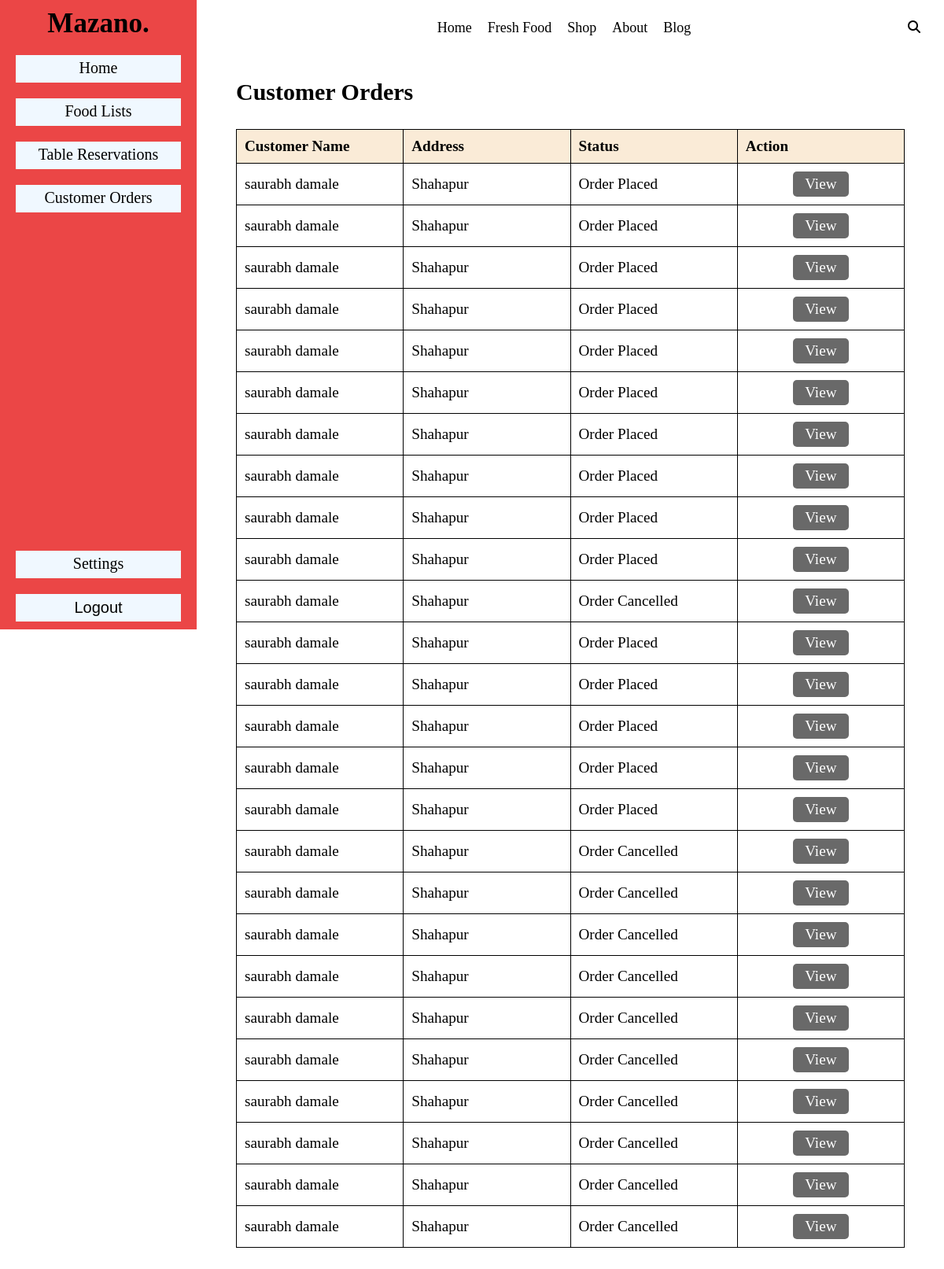
/roles/customers_orders.php (signed in), run on the app's committed database.
### tables this page shows
CREATE TABLE `customer_order` (
  `id` int(11) NOT NULL,
  `user_id` int(10) NOT NULL,
  `food_id` int(10) NOT NULL,
  `quantity` int(10) NOT NULL,
  `total_price` int(10) NOT NULL,
  `status` int(11) DEFAULT NULL,
  `order_cancelled` int(11) NOT NULL DEFAULT 0
);

CREATE TABLE `users_personal_info` (
  `id` int(11) NOT NULL,
  `user_id` int(11) NOT NULL,
  `fname` varchar(30) NOT NULL,
  `lname` varchar(30) NOT NULL,
  `m_no` varchar(10) NOT NULL
);

### roles/customers_orders.php (the view, shortened to what this page needs)
<?php
include("./header.php");
$c_orders_query = "SELECT * FROM `customer_order` ORDER BY id DESC";
$c_orders = mysqli_query($conn, $c_orders_query);
?>
<section class="main-section">
    <div class="title">
        <span>
            Customer Orders
        </span>
    </div>
    <div class="table-details">
        <table>
            <thead>
                <tr>
                    <td>Customer Name</td>
                    <td>Address</td>
                    <td>Status</td>
                    <td>Action</td>
                </tr>
            </thead>
            <tbody>
                <?php
                if (mysqli_num_rows($c_orders) > 0) :
                    while ($data = mysqli_fetch_assoc($c_orders)) :
                        $u_query = "SELECT * FROM users_personal_info WHERE user_id = {$data['user_id']}";
                        $u = mysqli_query($conn, $u_query);
                        $u_data = mysqli_fetch_assoc($u);
                ?>
                        <tr>
                            <td><?= $u_data['fname'] . " " . $u_data['lname'] ?></td>
                            <td>Shahapur</td>
                            <td>
                                <?php if (!$data['order_cancelled']) : ?>
                                    <div class="<?= $data['status'] ? 'ordered' : 'cancelled' ?>">
                                        <?php echo $data['status'] == 1 ? "Order Placed" : "Pending" ?>
                                    </div>
                                <?php else : ?>
                                    <div class="cancelled">
                                        Order Cancelled
                                    </div>
                                <?php endif; ?>
                            </td>
                            <td class="actions">
                                <div>
                                    <div class="view-order" data-orderid="<?= $data['id'] ?>">View</div>
                                </div>
                            </td>
                        </tr>
                    <?php endwhile; ?>
                <?php else : ?>
                    <tr>
                        <td colspan="4" style="text-align: center">No Orders Yet.</td>
                    </tr>
                <?php endif; ?>
            </tbody>
        </table>
    </div>
</section>
</section>
</main>
</body>
</html>

### css/staff_customers_orders.css (style rules this page uses)
* { padding: 0; margin: 0; box-sizing: border-box; }
body { --background-color: #000; --pure-background: #000; --color: #fff; --scroll-color: #a3a3a3; font-size: 16px; overflow-x: hidden; scroll-behavior: smooth; }
.main-section { padding: 30px 50px; overflow-y: scroll; margin-left: 250px; }
.main-section .title { display: flex; justify-content: space-between; align-items: center; font-size: 30px; font-weight: 600; }
.table-details { padding: 30px 0; }
table { width: 100%; border-collapse: collapse; }
table thead tr { background-color: antiquewhite; }
table thead td { font-size: 20px; font-weight: 600; }
table tr td { border: 1px solid black; padding: 10px; width: 200px; font-size: 1.2rem; }
table tbody .actions > div { display: flex; justify-content: space-around; align-items: center; }
table tbody .actions > div > div { background-color: rgb(105, 105, 105); padding: 5px 15px; border-radius: 5px; color: white; cursor: pointer; }

### data on the page
customer_order: users_personal_info.fname "saurabh", users_personal_info.lname "damale", order_cancelled "Order Placed"
customer_order: users_personal_info.fname "saurabh", users_personal_info.lname "damale", order_cancelled "Order Placed"
customer_order: users_personal_info.fname "saurabh", users_personal_info.lname "damale", order_cancelled "Order Placed"
customer_order: users_personal_info.fname "saurabh", users_personal_info.lname "damale", order_cancelled "Order Placed"
customer_order: users_personal_info.fname "saurabh", users_personal_info.lname "damale", order_cancelled "Order Placed"
customer_order: users_personal_info.fname "saurabh", users_personal_info.lname "damale", order_cancelled "Order Placed"
customer_order: users_personal_info.fname "saurabh", users_personal_info.lname "damale", order_cancelled "Order Placed"
customer_order: users_personal_info.fname "saurabh", users_personal_info.lname "damale", order_cancelled "Order Placed"
customer_order: users_personal_info.fname "saurabh", users_personal_info.lname "damale", order_cancelled "Order Placed"
customer_order: users_personal_info.fname "saurabh", users_personal_info.lname "damale", order_cancelled "Order Placed"
customer_order: users_personal_info.fname "saurabh", users_personal_info.lname "damale", order_cancelled "Order Cancelled"
customer_order: users_personal_info.fname "saurabh", users_personal_info.lname "damale", order_cancelled "Order Placed"
customer_order: users_personal_info.fname "saurabh", users_personal_info.lname "damale", order_cancelled "Order Placed"
customer_order: users_personal_info.fname "saurabh", users_personal_info.lname "damale", order_cancelled "Order Placed"
customer_order: users_personal_info.fname "saurabh", users_personal_info.lname "damale", order_cancelled "Order Placed"
customer_order: users_personal_info.fname "saurabh", users_personal_info.lname "damale", order_cancelled "Order Placed"
customer_order: users_personal_info.fname "saurabh", users_personal_info.lname "damale", order_cancelled "Order Cancelled"
customer_order: users_personal_info.fname "saurabh", users_personal_info.lname "damale", order_cancelled "Order Cancelled"
customer_order: users_personal_info.fname "saurabh", users_personal_info.lname "damale", order_cancelled "Order Cancelled"
customer_order: users_personal_info.fname "saurabh", users_personal_info.lname "damale", order_cancelled "Order Cancelled"
customer_order: users_personal_info.fname "saurabh", users_personal_info.lname "damale", order_cancelled "Order Cancelled"
customer_order: users_personal_info.fname "saurabh", users_personal_info.lname "damale", order_cancelled "Order Cancelled"
customer_order: users_personal_info.fname "saurabh", users_personal_info.lname "damale", order_cancelled "Order Cancelled"
customer_order: users_personal_info.fname "saurabh", users_personal_info.lname "damale", order_cancelled "Order Cancelled"
customer_order: users_personal_info.fname "saurabh", users_personal_info.lname "damale", order_cancelled "Order Cancelled"
customer_order: users_personal_info.fname "saurabh", users_personal_info.lname "damale", order_cancelled "Order Cancelled"
